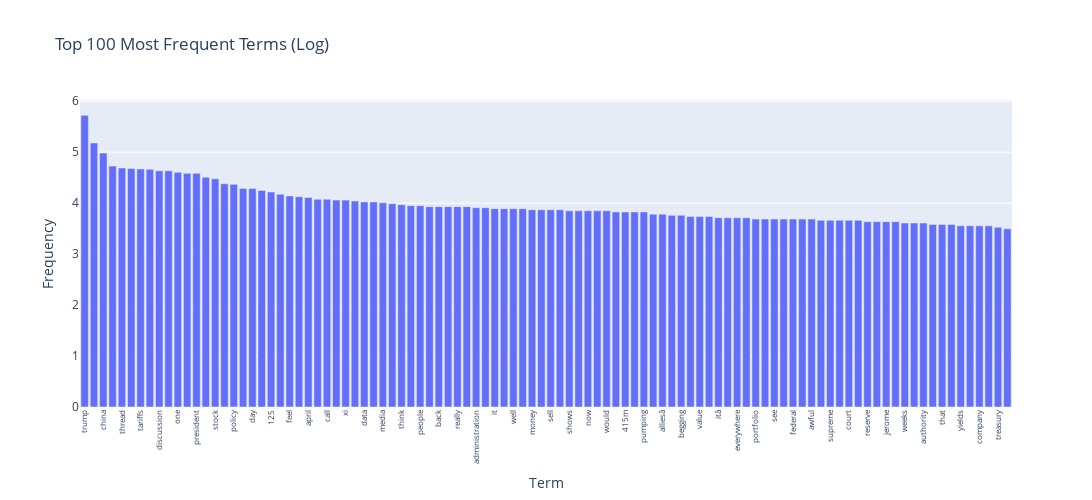

The notebook cell this image was saved under:
### Code cell
import math
term_frequencies = np.asarray(df_counts.sum(axis=0))[0]

top_n = 100
top_idx = term_frequencies.argsort()[::-1][:top_n] 

top_terms = count_vect.get_feature_names_out()[top_idx]
top_freqs = np.log(term_frequencies[top_idx])

df_top = pd.DataFrame({'term': top_terms, 'frequency': top_freqs})

fig = px.bar(df_top,
             x='term', y='frequency',
             title=f'Top {top_n} Most Frequent Terms (Log)',
             labels={'term': 'Term', 'frequency': 'Frequency'},
             width=1200, height=500)
fig.update_layout(xaxis_tickangle=270, xaxis_tickfont=dict(size=8))
fig.show()

### Figure 1 — Plotly figure (JSON) as saved in the notebook; plotly's stock layout.template omitted (floating-point values rounded to 4 significant figures)
{"data": [{"hovertemplate": "Term=%{x}<br>Frequency=%{y}<extra></extra>", "legendgroup": "", "marker": {"color": "#636efa", "pattern": {"shape": ""}}, "name": "", "orientation": "v", "showlegend": false, "textposition": "auto", "type": "bar", "x": ["trump", "us", "china", "market", "thread", "11", "tariffs", "weekend", "discussion", "stocks", "one", "tariff", "president", "like", "stock", "10", "policy", "goods", "day", "dollar", "125", "silver", "feel", "going", "april", "not", "call", "right", "xi", "making", "data", "daily", "media", "friday", "think", "fundamentals", "people", "social", "back", "good", "really", "even", "administration", "apr", "it", "sitting", "well", "decision", "money", "year", "sell", "make", "shows", "dumping", "now", "fucking", "would", "someone", "415m", "chinaâ", "pumping", "seeing", "alliesâ", "quickly", "begging", "target", "value", "campaign", "itâ", "fire", "everywhere", "crashing", "portfolio", "asked", "see", "jinping", "federal", "breaking", "awful", "misinformation", "supreme", "please", "court", "raises", "reserve", "losing", "jerome", "chair", "weeks", "get", "authority", "time", "that", "off", "yields", "want", "company", "retail", "treasury", "post"], "xaxis": "x", "y": [5.724, 5.182, 4.984, 4.727, 4.691, 4.682, 4.673, 4.663, 4.635, 4.635, 4.605, 4.585, 4.585, 4.511, 4.477, 4.382, 4.369, 4.29, 4.29, 4.248, 4.22, 4.174, 4.143, 4.127, 4.111, 4.078, 4.078, 4.06, 4.06, 4.043, 4.025, 4.025, 4.007, 3.989, 3.97, 3.951, 3.951, 3.932, 3.932, 3.932, 3.932, 3.932, 3.912, 3.912, 3.892, 3.892, 3.892, 3.892, 3.871, 3.871, 3.871, 3.871, 3.85, 3.85, 3.85, 3.85, 3.85, 3.829, 3.829, 3.829, 3.829, 3.784, 3.784, 3.761, 3.761, 3.738, 3.738, 3.738, 3.714, 3.714, 3.714, 3.714, 3.689, 3.689, 3.689, 3.689, 3.689, 3.689, 3.689, 3.664, 3.664, 3.664, 3.664, 3.664, 3.638, 3.638, 3.638, 3.638, 3.611, 3.611, 3.611, 3.584, 3.584, 3.584, 3.555, 3.555, 3.555, 3.555, 3.526, 3.497], "yaxis": "y"}], "layout": {"barmode": "relative", "height": 500, "legend": {"tracegroupgap": 0}, "title": {"text": "Top 100 Most Frequent Terms (Log)"}, "width": 1200, "xaxis": {"anchor": "y", "domain": [0, 1], "tickangle": -90, "tickfont": {"size": 8}, "title": {"text": "Term"}}, "yaxis": {"anchor": "x", "domain": [0, 1], "title": {"text": "Frequency"}}}}
